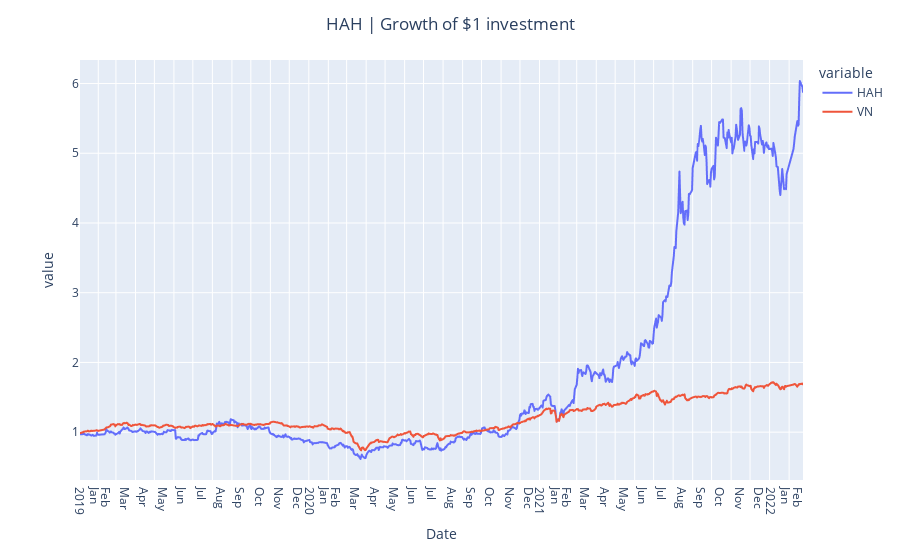

Notebook code cell kept with this figure:
### Code cell
performance_vs_index('HAH','VN')

### Figure 1 — Plotly figure (JSON) as saved in the notebook; plotly's stock layout.template omitted (floating-point values rounded to 4 significant figures; data arrays with more than 128 entries replaced by an {"elided": "..."} marker saying what was removed)
{"data": [{"hovertemplate": "variable=HAH<br>Date=%{x|%B %d, %Y}<br>value=%{y}<extra></extra>", "legendgroup": "HAH", "line": {"color": "#636efa", "dash": "solid"}, "marker": {"symbol": "circle"}, "mode": "lines", "name": "HAH", "showlegend": true, "type": "scattergl", "x": {"elided": "783 str values"}, "xaxis": "x", "y": {"elided": "783 float values"}, "yaxis": "y"}, {"hovertemplate": "variable=VN<br>Date=%{x|%B %d, %Y}<br>value=%{y}<extra></extra>", "legendgroup": "VN", "line": {"color": "#EF553B", "dash": "solid"}, "marker": {"symbol": "circle"}, "mode": "lines", "name": "VN", "showlegend": true, "type": "scattergl", "x": {"elided": "783 str values"}, "xaxis": "x", "y": {"elided": "783 float values"}, "yaxis": "y"}], "layout": {"legend": {"title": {"text": "variable"}, "tracegroupgap": 0}, "margin": {"t": 60}, "title": {"text": "HAH | Growth of $1 investment", "x": 0.5}, "xaxis": {"anchor": "y", "domain": [0, 1], "dtick": "M1", "tickformat": "%b\n%Y", "ticklabelmode": "period", "title": {"text": "Date"}}, "yaxis": {"anchor": "x", "domain": [0, 1], "title": {"text": "value"}}}}
